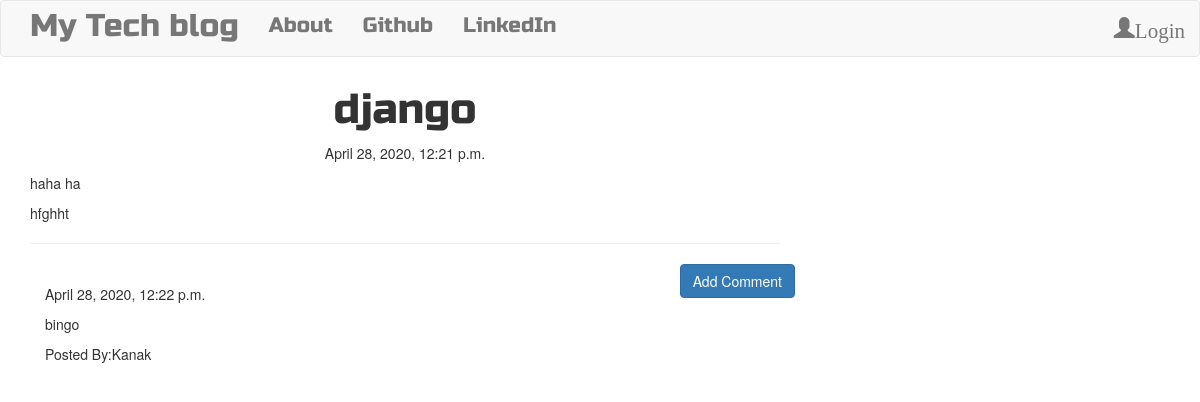
/post/5/, run on the app's committed database.
### blog/models.py (models this page shows, shortened)
class Post(models.Model):
    author=models.ForeignKey('auth.User',on_delete=models.DO_NOTHING)
    title = models.CharField(max_length=200)
    text = models.TextField()
    created_date =models.DateTimeField(default=timezone.now)
    published_date = models.DateTimeField(blank=True,null=True)

class Comment(models.Model):
    post= models.ForeignKey('blog.Post', related_name='comments',on_delete=models.DO_NOTHING)
    author = models.CharField(max_length=200)
    text = models.TextField()
    created_date =models.DateTimeField(default=timezone.now)
    approved_comment = models.BooleanField(default=False)

### blog/views.py (the view)
# urls.py: path('post/<int:pk>/',views.PostDetailView.as_view(),name='post_detail'),
class PostDetailView(DetailView):
    model= Post

### blog/templates/blog/post_detail.html (shortened to what this page needs)
{% extends "blog/base.html" %}
{% block content %}
<h1 class="posttitle loader">{{post.title}}</h1>
{% if post.published_date %}
<div class="date postdate">
    {{ post.published_date }}
</div>
{% else %}
<a class="btn btn-default" href="{% url 'post_publish' pk=post.pk %}">Publish</a>
{% endif %}
<p class="postcontent">{{ post.text|safe|linebreaksbr }}</p>
<hr>
<a class="btn btn-primary btn-comment" href="{% url 'add_comment_to_post' pk=post.pk %}">Add Comment</a>
<div class="container">
    {% for comment in post.comments.all %}
    <br>
    {% if user.is_authenticated or comment.approved_comment %}
      {{ comment.created_date }}
      <p>{{comment.text|safe|linebreaks}}</p>
      <p>Posted By:{{comment.author }}</p>
    {% endif %}
    {% empty %}
    <p>No comments posted</p>
    {% endfor %}
</div>
{% endblock %}

### blog/static/css/blog.css (style rules this page uses)
.postdate { text-align: center; }
.posttitle { font-family: 'Russo One', sans-serif; font-size: 3em; text-align: center; }
.postcontent { font-family: 'Montserrat'; font-size: 1.5em; }
.btn-comment { position: absolute; right: 0px; }
.loader { filter:hue-rotate(0deg); color:linear-gradient(45deg,#0f8,#08f); animation:hue 10000ms infinite linear; }

### data on the page
Post: title "django", published_date "April 28, 2020, 12:21 p.m.", text "haha ha hfghht"
Comment: created_date "April 28, 2020, 12:22 p.m.", text "bingo", author "Kanak"
